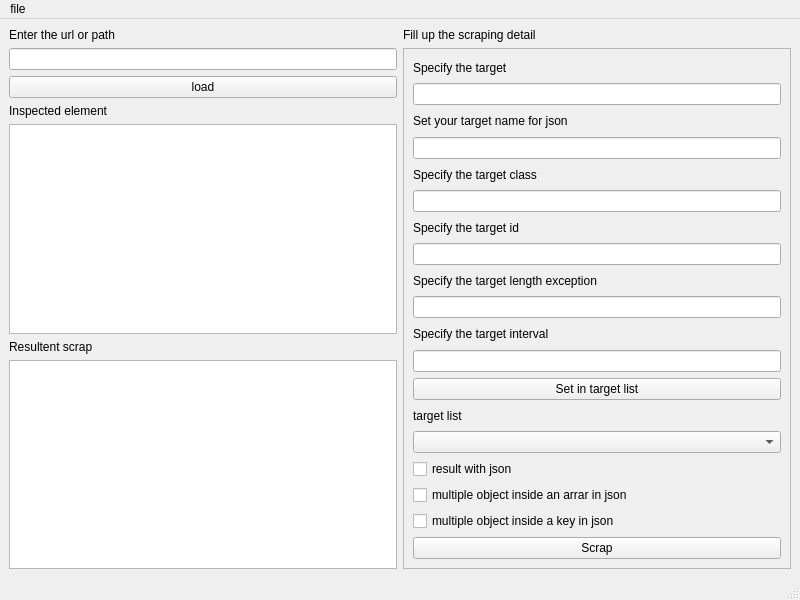
<?xml version="1.0" encoding="UTF-8"?>
<ui version="4.0">
 <class>MainWindow</class>
 <widget class="QMainWindow" name="MainWindow">
  <property name="geometry">
   <rect>
    <x>0</x>
    <y>0</y>
    <width>800</width>
    <height>600</height>
   </rect>
  </property>
  <property name="windowTitle">
   <string>MainWindow</string>
  </property>
  <widget class="QWidget" name="centralwidget">
   <layout class="QGridLayout" name="gridLayout_2">
    <item row="1" column="1" rowspan="6">
     <widget class="QFrame" name="frame">
      <property name="frameShape">
       <enum>QFrame::StyledPanel</enum>
      </property>
      <property name="frameShadow">
       <enum>QFrame::Raised</enum>
      </property>
      <layout class="QGridLayout" name="gridLayout">
       <item row="15" column="0">
        <widget class="QLabel" name="label_8">
         <property name="text">
          <string>target list</string>
         </property>
        </widget>
       </item>
       <item row="14" column="0">
        <widget class="QPushButton" name="pushButton_2">
         <property name="text">
          <string>Set in target list</string>
         </property>
        </widget>
       </item>
       <item row="12" column="0">
        <widget class="QLabel" name="label_7">
         <property name="text">
          <string>Specify the target interval</string>
         </property>
        </widget>
       </item>
       <item row="4" column="0">
        <widget class="QLabel" name="label_10">
         <property name="text">
          <string>Set your target name for json</string>
         </property>
        </widget>
       </item>
       <item row="11" column="0">
        <widget class="QLineEdit" name="lineEdit_5"/>
       </item>
       <item row="8" column="0">
        <widget class="QLabel" name="label_5">
         <property name="text">
          <string>Specify the target id</string>
         </property>
        </widget>
       </item>
       <item row="3" column="0">
        <widget class="QLineEdit" name="lineEdit_2"/>
       </item>
       <item row="10" column="0">
        <widget class="QLabel" name="label_6">
         <property name="text">
          <string>Specify the target length exception</string>
         </property>
        </widget>
       </item>
       <item row="17" column="0">
        <widget class="QCheckBox" name="checkBox">
         <property name="text">
          <string>result with json</string>
         </property>
        </widget>
       </item>
       <item row="7" column="0">
        <widget class="QLineEdit" name="lineEdit_3"/>
       </item>
       <item row="5" column="0">
        <widget class="QLineEdit" name="lineEdit_7"/>
       </item>
       <item row="13" column="0">
        <widget class="QLineEdit" name="lineEdit_6"/>
       </item>
       <item row="16" column="0">
        <widget class="QComboBox" name="comboBox"/>
       </item>
       <item row="2" column="0">
        <widget class="QLabel" name="label_3">
         <property name="text">
          <string>Specify the target</string>
         </property>
        </widget>
       </item>
       <item row="6" column="0">
        <widget class="QLabel" name="label_4">
         <property name="text">
          <string>Specify the target class</string>
         </property>
        </widget>
       </item>
       <item row="9" column="0">
        <widget class="QLineEdit" name="lineEdit_4"/>
       </item>
       <item row="20" column="0">
        <widget class="QPushButton" name="pushButton">
         <property name="text">
          <string>Scrap</string>
         </property>
        </widget>
       </item>
       <item row="18" column="0">
        <widget class="QCheckBox" name="checkBox_2">
         <property name="text">
          <string>multiple object inside an arrar in json</string>
         </property>
        </widget>
       </item>
       <item row="19" column="0">
        <widget class="QCheckBox" name="checkBox_3">
         <property name="text">
          <string>multiple object inside a key in json</string>
         </property>
        </widget>
       </item>
      </layout>
     </widget>
    </item>
    <item row="3" column="0">
     <widget class="QLabel" name="label_2">
      <property name="text">
       <string>Inspected element</string>
      </property>
     </widget>
    </item>
    <item row="6" column="0">
     <widget class="QPlainTextEdit" name="plainTextEdit"/>
    </item>
    <item row="4" column="0">
     <widget class="QPlainTextEdit" name="plainTextEdit_2"/>
    </item>
    <item row="1" column="0">
     <widget class="QLineEdit" name="lineEdit"/>
    </item>
    <item row="0" column="0">
     <widget class="QLabel" name="label">
      <property name="text">
       <string>Enter the url or path</string>
      </property>
     </widget>
    </item>
    <item row="5" column="0">
     <widget class="QLabel" name="label_9">
      <property name="text">
       <string>Resultent scrap</string>
      </property>
     </widget>
    </item>
    <item row="2" column="0">
     <widget class="QPushButton" name="pushButton_3">
      <property name="text">
       <string>load</string>
      </property>
     </widget>
    </item>
    <item row="0" column="1">
     <widget class="QLabel" name="label_11">
      <property name="text">
       <string>Fill up the scraping detail</string>
      </property>
     </widget>
    </item>
   </layout>
  </widget>
  <widget class="QMenuBar" name="menubar">
   <property name="geometry">
    <rect>
     <x>0</x>
     <y>0</y>
     <width>800</width>
     <height>26</height>
    </rect>
   </property>
   <widget class="QMenu" name="menufile">
    <property name="title">
     <string>file</string>
    </property>
    <addaction name="actionopen"/>
    <addaction name="actionsave"/>
    <addaction name="actionexit"/>
   </widget>
   <addaction name="menufile"/>
  </widget>
  <widget class="QStatusBar" name="statusbar"/>
  <action name="actionopen">
   <property name="text">
    <string>open</string>
   </property>
  </action>
  <action name="actionsave">
   <property name="text">
    <string>save</string>
   </property>
  </action>
  <action name="actionexit">
   <property name="text">
    <string>exit</string>
   </property>
  </action>
 </widget>
 <resources/>
 <connections/>
</ui>
